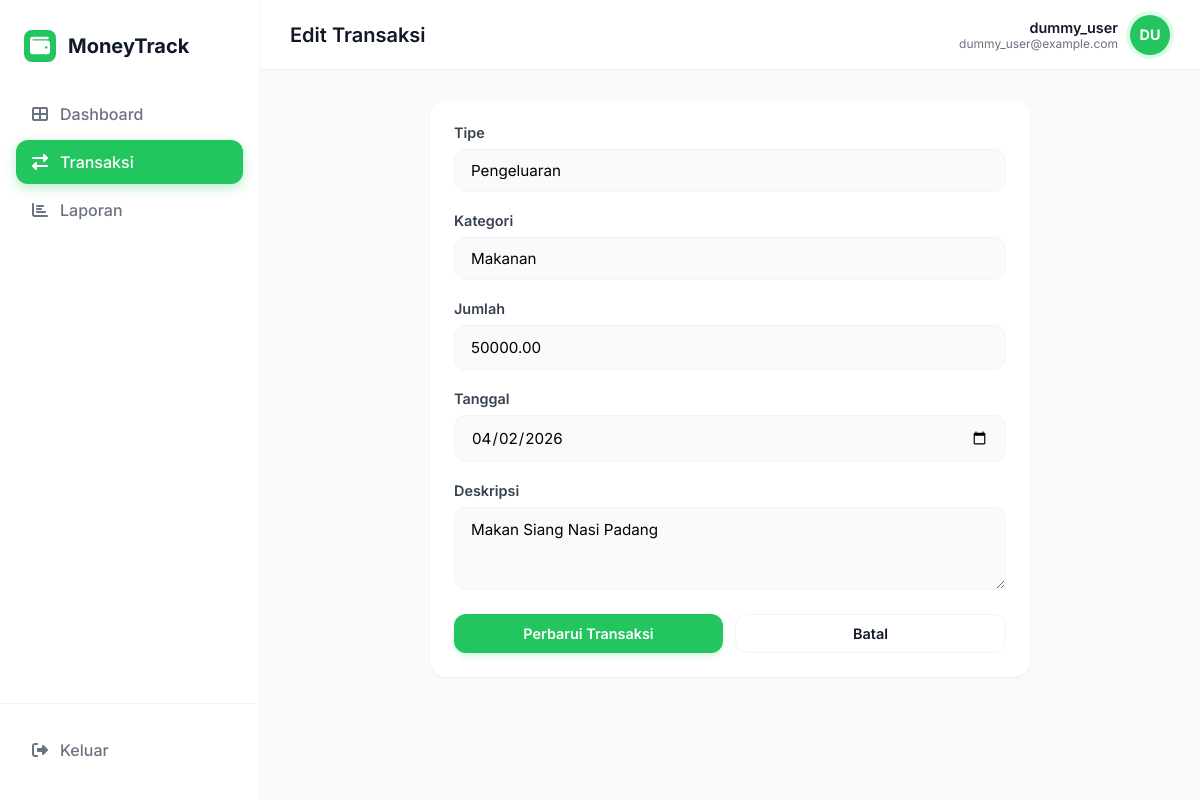
/edit.php?id=2 (signed in), run on the app's committed database.
### tables this page shows
CREATE TABLE IF NOT EXISTS transaksi (
    id INT AUTO_INCREMENT PRIMARY KEY,
    user_id INT NOT NULL,
    kategori_id INT NOT NULL,
    tipe ENUM('income', 'expense') NOT NULL,
    jumlah DECIMAL(15, 2) NOT NULL,
    tanggal DATE NOT NULL,
    deskripsi TEXT,
    FOREIGN KEY (user_id) REFERENCES users(id) ON DELETE CASCADE,
    FOREIGN KEY (kategori_id) REFERENCES kategori(id) ON DELETE CASCADE
);

CREATE TABLE IF NOT EXISTS kategori (
    id INT AUTO_INCREMENT PRIMARY KEY,
    nama_kategori VARCHAR(50) NOT NULL
);

### edit.php (the view, shortened to what this page needs)
<?php
require_once 'koneksi.php';
$user_id = $_SESSION['user_id'];
$id = $_GET['id'];
$stmt = $pdo->prepare("SELECT * FROM transaksi WHERE id = ? AND user_id = ?");
$stmt->execute([$id, $user_id]);
$transaksi = $stmt->fetch();
$stmt = $pdo->query("SELECT * FROM kategori");
$categories = $stmt->fetchAll();
?>
<!DOCTYPE html>
<html lang="id">
<head>
    <link rel="stylesheet" href="style.css">
    <link rel="stylesheet" href="https://cdnjs.cloudflare.com/ajax/libs/font-awesome/6.4.0/css/all.min.css">
</head>
<body>
    <?php include 'sidebar.php'; ?>
    <main class="main-content">
        <?php include 'topbar.php'; ?>
        <div class="content-body">
            <div class="card" style="max-width: 600px; margin: 0 auto;">
                <form method="POST" action="">
                    <div class="form-group">
                        <label class="form-label">Tipe</label>
                        <select name="tipe" class="form-control" required>
                            <option value="expense" <?= $transaksi['tipe'] == 'expense' ? 'selected' : '' ?>>Pengeluaran</option>
                        </select>
                    </div>
                    <div class="form-group">
                        <label class="form-label">Kategori</label>
                        <select name="kategori_id" class="form-control" required>
                            <?php foreach ($categories as $cat): ?>
                                <option value="<?= $cat['id'] ?>" <?= $transaksi['kategori_id'] == $cat['id'] ? 'selected' : '' ?>>
                                    <?= htmlspecialchars($cat['nama_kategori']) ?>
                                </option>
                            <?php endforeach; ?>
                        </select>
                    </div>
                    <div class="form-group">
                        <label class="form-label">Jumlah</label>
                        <input type="number" name="jumlah" class="form-control" required min="1" step="any" value="<?= htmlspecialchars($transaksi['jumlah']) ?>">
                    </div>
                    <div class="form-group">
                        <label class="form-label">Tanggal</label>
                        <input type="date" name="tanggal" class="form-control" required value="<?= htmlspecialchars($transaksi['tanggal']) ?>">
                    </div>
                    <div class="form-group">
                        <label class="form-label">Deskripsi</label>
                        <textarea name="deskripsi" class="form-control" rows="3"><?= htmlspecialchars($transaksi['deskripsi']) ?></textarea>
                    </div>
                    <div style="display: flex; gap: 12px;">
                        <button type="submit" class="btn btn-primary" style="flex: 1; justify-content: center;">Perbarui Transaksi</button>
                        <a href="transaksi.php" class="btn btn-outline" style="flex: 1; justify-content: center;">Batal</a>
                    </div>
                </form>
            </div>
        </div>
    </main>
</body>
</html>

### style.css (style rules this page uses)
:root { --primary: #22C55E; --primary-dark: #16A34A; --primary-light: #DCFCE7; --bg-main: #F9FAFB; --sidebar-bg: #FFFFFF; --card-bg: #FFFFFF; --text-main: #111827; --text-muted: #6B7280; --border: #F3F4F6; --danger: #EF4444; --danger-light: #FEE2E2; --radius-lg: 16px; --radius-md: 12px; --shadow: 0 1px 3px 0 rgba(0, 0, 0, 0.05), 0 1px 2px -1px rgba(0, 0, 0, 0.05); --shadow-hover: 0 20px 25px -5px rgba(0, 0, 0, 0.1), 0 8px 10px -6px rgba(0, 0, 0, 0.1); --transition: all 0.3s cubic-bezier(0.4, 0, 0.2, 1); }
* { margin: 0; padding: 0; box-sizing: border-box; font-family: 'Inter', sans-serif; }
body { background-color: var(--bg-main); color: var(--text-main); display: flex; min-height: 100vh; overflow-x: hidden; }
.main-content { flex: 1; margin-left: 260px; display: flex; flex-direction: column; }
.content-body { padding: 30px; }
.card { background: var(--card-bg); border-radius: var(--radius-lg); box-shadow: var(--shadow); padding: 24px; border: none; margin-bottom: 24px; transition: var(--transition); }
.btn { padding: 10px 20px; border-radius: 12px; font-weight: 600; font-size: 0.9rem; cursor: pointer; text-decoration: none; transition: var(--transition); border: none; display: inline-flex; align-items: center; justify-content: center; gap: 8px; }
.btn-primary { background: var(--primary); color: white; box-shadow: 0 4px 6px -1px rgba(34, 197, 94, 0.2); }
.btn-outline { background: white; border: 1px solid var(--border); color: var(--text-main); }
select.form-control { appearance: none; background-repeat: no-repeat; background-position: right 12px center; background-size: 16px; padding-right: 40px; }
.form-group { margin-bottom: 20px; }
.form-label { display: block; margin-bottom: 8px; font-weight: 600; font-size: 0.9rem; color: #374151; }
.form-control { width: 100%; padding: 12px 16px; border: 1px solid var(--border); border-radius: 12px; background: #F9FAFB; transition: var(--transition); font-size: 0.95rem; }

### data on the page
transaksi: tipe "Pengeluaran", kategori_id "Makanan", jumlah "50000.00", tanggal "04/02/2026", deskripsi "Makan Siang Nasi Padang"

### other printed values
$title "Edit Transaksi"
$_SESSION['username'] "dummy_user"
$initials "DU"
